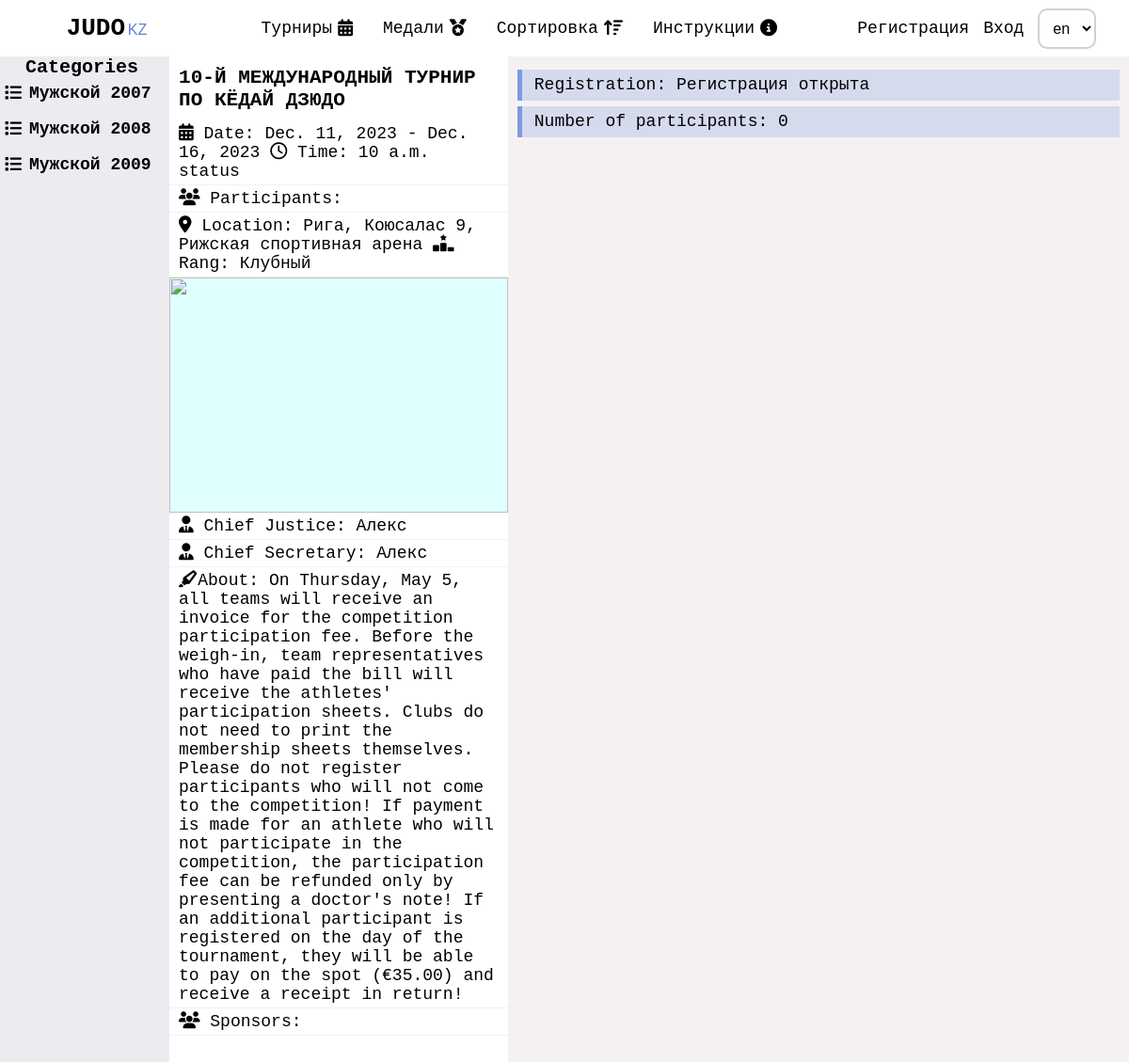
Screenshot of /en/tournaments/10th-international-kyodai-judo-tournament/ with the database file from the repository.
### base/models.py (models this page shows, shortened)
class WeightCategory(models.Model):
   GENDER = (
      ('Мужской', 'Мужской'),
      ('Женский', 'Женский')
   )
   tournament = models.ForeignKey(Tournament, on_delete=models.CASCADE, blank=True)
   weight = models.ManyToManyField(Weight, default=[])
   year = models.CharField(max_length=20, null=True)
   gender = models.CharField(max_length=20, choices=GENDER)

class Tournament(models.Model):
   RANGS = (
      ('Клубный', 'Клубный'),
      ('Городской', 'Городской'),
      ('Областной', 'Областной'),
      ('Региональный', 'Региональный'),
      ('Республиканский', 'Республиканский'),
      ('Чемпионат РК', 'Чемпионат РК'),
      ('Международный турнир', 'Международный турнир'),
   )
   CREDIT_TYPE = (
      ('личный', 'личный'),
      ('командный', 'командный')
   )
   STATUS = (
      ('Регистрация открыта', 'Регистрация открыта'),
      ('Регистрация завершенa', 'Регистрация завершенa'),
   )
   user = models.ForeignKey(User, on_delete=models.CASCADE, default=None)
   title = models.CharField(max_length=300, verbose_name='Title')
   slug = models.SlugField(max_length=300, unique=True, default='')
   logo = models.ImageField(upload_to='tournament_logo', blank=True)
   logos = models.ManyToManyField(Logos, default=[], blank=True, related_name='logos')
   about = models.TextField(max_length=3000, blank=True)
   rang = models.CharField(max_length=40,choices=RANGS, blank=True)
   place = models.CharField(max_length=100, blank=True)
   startData = models.DateField(max_length=100, blank=True)
   finishData = models.DateField(max_length=100, blank=True)
   startTime = models.TimeField(max_length=10, blank=True)
   credit = models.CharField(max_length=100, blank=True, choices=CREDIT_TYPE)
   tatamis_count = models.CharField(default=0, blank=True, max_length=2)
   sponsors = models.ManyToManyField(Sponsors, blank=True, default=[], related_name='sponsors')
   chiefJustice = models.CharField(max_length=200, blank=True)
   chiefSecretary = models.CharField(max_length=200, blank=True)
   status = models.CharField(max_length=40, choices=STATUS, default='Регистрация_открыта')
   public = models.BooleanField(default=True)
   created = models.DateTimeField(auto_now_add=True)
   updated = models.DateTimeField(auto_now=True)
   class Meta:
      ordering = ['-updated', '-created']

### base/views/tournaments.py (the view)
# urls.py: path('tournaments/<str:slug>/', tournaments.tournamet_show, name='tournamet_show' ),
def tournamet_show(request, slug):
   tournament = get_object_or_404(Tournament, slug=slug)
   person_count = 0
   context = {
      'tournament': tournament,
   }
   return render(request, 'base/tournaments/show_tournament.html', context)

### back/base/templates/base/tournaments/show_tournament.html (shortened to what this page needs)
{% include 'main.html' %}
{% load static i18n %}
{% block title %}
<link rel="stylesheet" href="{% static 'css/tournaments/tournament_show.css' %}">
{% endblock title %}
{% block content %}
<div class="tournament">
   <div class="tournament__menu">
      <a class="tournament__weight__category__link" href="{% url 'base:tournamet_show' tournament.slug %}">
         {% trans 'Categories' %}
      </a>
      {% for weight_category in tournament.weightcategory_set.all  %}
         <a class="tournament__weight__category">
            <i class="fa-solid fa-list"></i>
            <h4>{{weight_category.gender}} {{weight_category.year}}</h4>
         </a>
      {% endfor %}
   </div>
   <div class="tournament__left">
      <h3>{{ tournament.title }}</h3>
      <p>
         <i class="fa-solid fa-calendar-days"></i>
         {% trans 'Date' %}: {{tournament.startData}} - {{tournament.finishData}}
         <i class="fa-regular fa-clock"></i>
         {% trans 'Time' %}: {{tournament.startTime}}
         {% trans 'status' %}
      </p>
      <p>
         <i class="fa-solid fa-users"></i> {% trans 'Participants' %}: {{person_count }}
      </p>
      <p>
         <i class="fa-solid fa-location-dot"></i> {% trans 'Location' %}: {{tournament.place}}
         <i class="fa-solid fa-ranking-star"></i> {% trans 'Rang' %}: {{tournament.rang}}
      </p>
      <div class="slider">
         <button id="slider__left" >
         </button>
         <img src="" alt="" id="slider__gallery">
         <button id="slider__right">
         </button>
      </div>
      <p>
         <i class="fa-solid fa-user-tie"></i> {% trans 'Chief Justice' %}: {{ tournament.chiefJustice}}
      </p>
      <p>
         <i class="fa-solid fa-user-tie"></i> {% trans 'Chief Secretary' %}: {{ tournament.chiefSecretary }}
      </p>
      <p>
         <i class="fa-solid fa-highlighter"></i>{% trans 'About' %}: {{tournament.about}}
      </p>
      <p class="tournament__sponsors">
         <span>
            <i class="fa-solid fa-users"></i>
            {% trans 'Sponsors' %}: </span>
      </p>
   </div>
   <div class="tournament__right">
      <div class="tournament__right__participants">{% trans 'Registration' %}:  {{tournament.status}}</div>
      <div class="tournament__right__participants">{% trans 'Number of participants' %}:  0</div>
   </div>
</div>
{% endblock content %}

### static/css/styles.css (style rules this page uses)
* { box-sizing: border-box; padding: 0; margin: 0; text-decoration: none; outline: none; }
body { background-color: var(--white); color: var(--black); font-size: 18px; font-family: monospace; overflow-x: hidden; }
img { object-fit: cover; }
a { transition: all .3s linear; }
a { color: black }

### static/css/tournaments/tournament_show.css (style rules this page uses)
.tournament { width: 100%; display: grid; grid-template-columns: 15% 30% 55%; }
.tournament__menu { background-color: rgb(87, 127, 220, .06); min-height: 94vh; padding-bottom: 20%; width: 100%; }
.tournament__menu h4 { padding: 6px 0; }
.tournament__weight__category { display: flex; gap: 8px; align-items: center; }
.tournament__weight__category { margin-bottom: 6px; transition: all .3s linear; cursor: pointer; padding: 0 5px; }
.tournament__left { background-color: white; height: 100%; min-height: 94vh; padding-bottom: 20%; }
.tournament__left h3 { padding: 10px; }
.tournament__left p { background-color: white; padding: 4px 10px; border-bottom: 1px solid rgb(79, 138, 139, .1) ; }
.tournament__weight__category__link { font-size: 20px; padding: 10px 15%; font-weight: bold; }
.slider { display: flex; justify-content: center; align-items: center; position: relative; width: 100%; height: 250px; }
#slider__gallery { width: 100%; object-fit: cover; background-color: lightcyan; height: 100%; opacity: 1; transition: all .3s linear; }
.slider button { display: block; content: ""; position: absolute; padding: 20px; background-color: transparent; border-radius: 100%; border: none; }
#slider__left { left: -2%; }
#slider__right { right: -2%; }
.tournament__sponsors { display: flex; justify-content: start; align-items: start; width: 100%; flex-wrap: wrap; gap: 10px }
.tournament__sponsors span { width: 100%; }
.tournament__right { padding: 14px 10px; }
.tournament__right__participants { width: 100%; background-color: rgb(87, 127, 220, .2); padding: .4rem .8rem; border-left: 5px solid rgb(87, 127, 220, .7); margin-bottom: 6px; }

### static/css/variables.css (style rules this page uses)
:root { --white: #F6F1F1; --lightblue: #577fdc; --gold: #FBD46D; --black: #000000; }

### rows the page displays
WeightCategory: gender "Мужской", year "2007"
WeightCategory: gender "Мужской", year "2008"
WeightCategory: gender "Мужской", year "2009"
Tournament: title "10-Й МЕЖДУНАРОДНЫЙ ТУРНИР ПО КЁДАЙ ДЗЮДО", startData "Dec. 11, 2023", finishData "Dec. 16, 2023", startTime "10 a.m.", place "Рига, Коюсалас 9, Рижская спортивная арена", rang "Клубный", chiefJustice "Алекс", chiefSecretary "Алекс", about "On Thursday, May 5, all teams will receive an invoice for the competition participation fee. Before the weigh-in, team representatives who have paid the bill will receive the athletes' participation sheets. Clubs do not need to print the membership sheets themselves. Please do not register participants who will not come to the competition! If payment is made for an athlete who will not participate in the competition, the participation fee can be refunded only by presenting a doctor's note! If an additional participant is registered on the day of the tournament, they will be able to pay on the spot (€35.00) and receive a receipt in return!", status "Регистрация открыта"

### other values shown
form field language "en"
